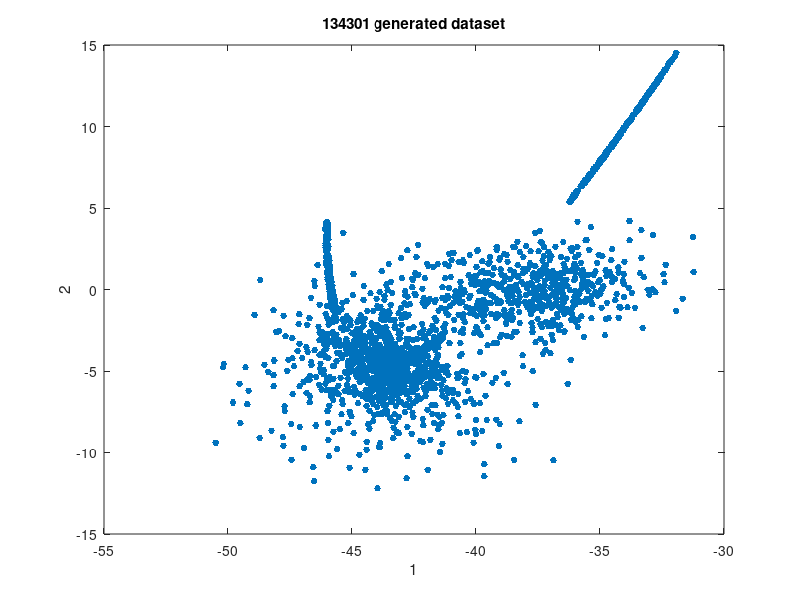

Reproduce this figure in MATLAB. (Note: this script raises an error after producing the figure.)
clear;
load('Student_134301IAPB_21.mat');


X = D(:,1:2);
[n,p] = size(X);
rng(3);

figure;
plot(X(:,1),X(:,2),'.','MarkerSize',15);
title('134301 generated dataset');
xlabel('1');
ylabel('2');

k = 4;
Sigma = {'diagonal','full'};
nSigma = numel(Sigma);
SharedCovariance = {true,false};
SCtext = {'true','false'};
nSC = numel(SharedCovariance);
d = 500;
x1 = linspace(min(X(:,1)) - 2,max(X(:,1)) + 2,d);
x2 = linspace(min(X(:,2)) - 2,max(X(:,2)) + 2,d);
[x1grid,x2grid] = meshgrid(x1,x2);
X0 = [x1grid(:) x2grid(:)];
threshold = sqrt(chi2inv(0.99,2));
options = statset('MaxIter',1000); % Increase number of EM iterations
converged = nan(nSigma,1);

figure;
c = 1;
for i = 1:nSigma;
    for j = 1:nSC;
        gmfit = fitgmdist(X,k,'CovarianceType',Sigma{i},...
            'SharedCovariance',SharedCovariance{j},'Options',options);
        clusterX = cluster(gmfit,X);
        mahalDist = mahal(gmfit,X0);

        %splittingPoint = round(n*0.6);
        %sequenceStart = randperm(n);
        %sequence = transpose(sequenceStart);
            %splitting into two sets using randsample. 60-40
        %clusterXTrain=clusterX(:,sequence(1:splittingPoint));
        %clusterXValidation = clusterX(sequence(splittingPoint+1:end));
        subplot(2,2,c);
        h1 = gscatter(X(:,1),X(:,2),clusterX);
        hold on;
            for m = 1:k;
                idx = mahalDist(:,m)<=threshold;
                Color = h1(m).Color*0.75 + -0.5*(h1(m).Color - 1);
                h2 = plot(X0(idx,1),X0(idx,2),'.','Color',Color,'MarkerSize',1);
                uistack(h2,'bottom');
            end
        plot(gmfit.mu(:,1),gmfit.mu(:,2),'kx','LineWidth',2,'MarkerSize',10)
        title(sprintf('Sigma is %s, SharedCovariance = %s',...
            Sigma{i},SCtext{j}),'FontSize',8)
        hold off
        c = c + 1;
    end
end
 %splitting into two sets using randsample. 60-40
cluster1=X(clusterX == 1);
cluster2=X(clusterX == 2);
cluster3=X(clusterX == 3);
cluster4=X(clusterX == 4);

cluster1N=size(cluster1,1);
cluster2N=size(cluster2,1);
cluster3N=size(cluster3,1);
cluster4N=size(cluster4,1);

splittingPoint1=round(cluster1N*0.5);
splittingPoint2=round(cluster2N*0.5);
splittingPoint3=round(cluster3N*0.5);
splittingPoint4=round(cluster4N*0.5);

sequence1 = transpose(randperm(cluster1N));
sequence2 = transpose(randperm(cluster2N));
sequence3 = transpose(randperm(cluster3N));
sequence4 = transpose(randperm(cluster4N));

cluster1Train=cluster1(sequence1(1:splittingPoint1));
cluster2Train=cluster2(sequence2(1:splittingPoint2));
cluster3Train=cluster3(sequence3(1:splittingPoint3));
cluster4Train=cluster4(sequence4(1:splittingPoint4));

cluster1Validate=cluster1(sequence1(splittingPoint1+1:end));
cluster2Validate=cluster2(sequence2(splittingPoint2+1:end));
cluster3Validate=cluster3(sequence3(splittingPoint3+1:end));
cluster4Validate=cluster4(sequence4(splittingPoint4+1:end));

cluster1Mdl = fitcknn(cluster1Train,cluster1Validate,'NumNeighbors',5,'Standardize',1);
cluster2Mdl = fitcknn(cluster2Train,cluster2Validate,'NumNeighbors',5,'Standardize',1);
cluster3Mdl = fitcknn(cluster3Train,cluster3Validate,'NumNeighbors',5,'Standardize',1);
cluster4Mdl = fitcknn(cluster4Train,cluster4Validate,'NumNeighbors',5,'Standardize',1);






silh = silhouette(D,clusterX);

[idx,C] = kmeans(D,4);
row1 = min(D(:,1)):0.01:max(D(:,1));
row2 = min(D(:,2)):0.01:max(D(:,2));
[row1G,row2G] = meshgrid(row1,row2);
XGrid = [row1G(:),row2G(:)];

idx2Region = kmeans(XGrid,4,'MaxIter',3,'Start',C);

figure;
gscatter(XGrid(:,1),XGrid(:,2),idx2Region,...
    [0,0.75,0.75;0.75,0,0.75;0.75,0.75,0;0.75,0.75,0],'..');
hold on;
plot(X(:,1),X(:,2),'k*','MarkerSize',5);
title 'Generated set kmeans attempt';
xlabel '1';
ylabel '2';
legend('Region 1','Region 2','Region 3','Region 4','Data','Location','SouthEast');
hold off;
[cidx2,cmeans2] = kmeans(D,4,'dist','sqeuclidean');
[silh2,h] = silhouette(D,cidx2,'sqeuclidean');







